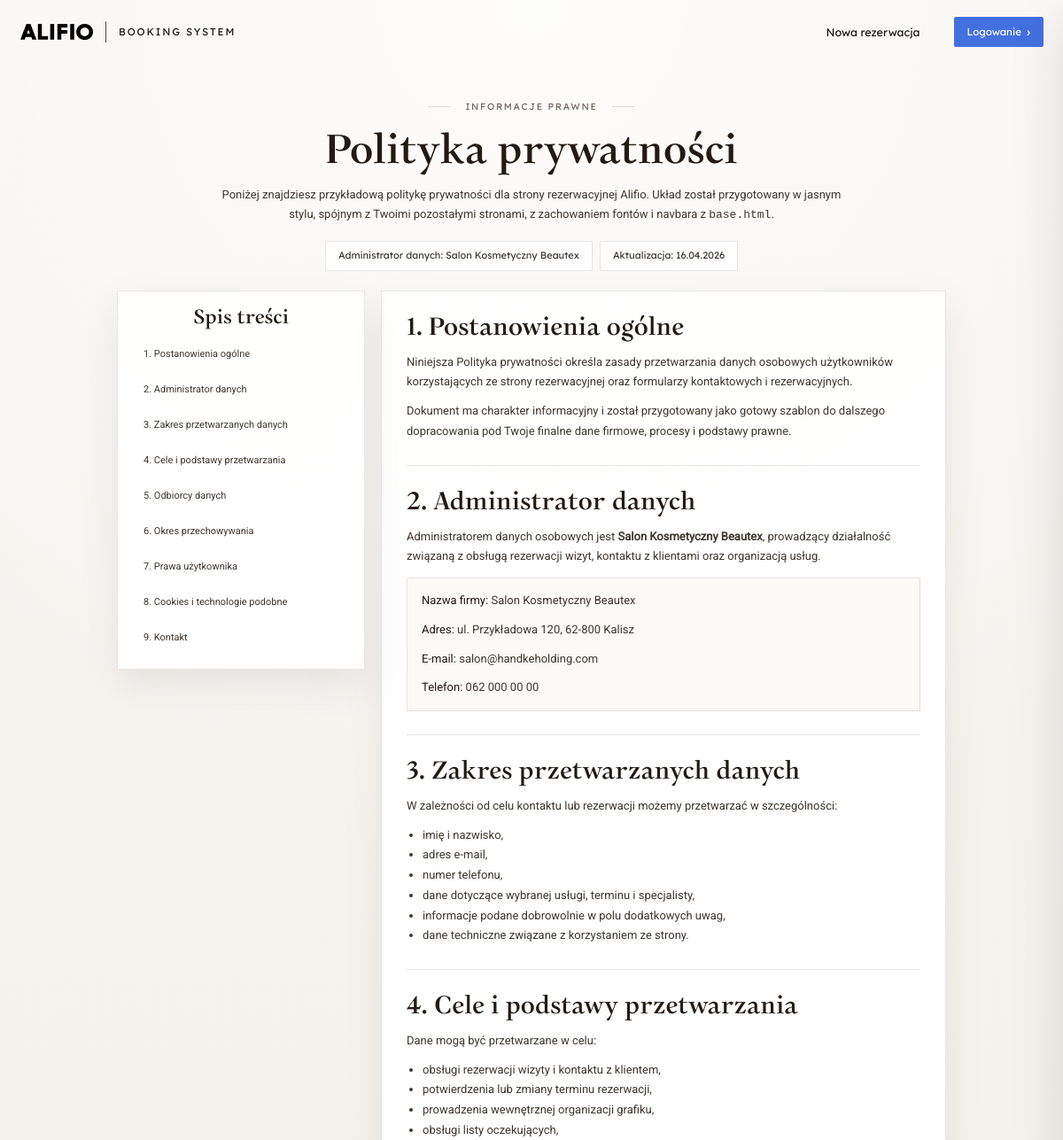
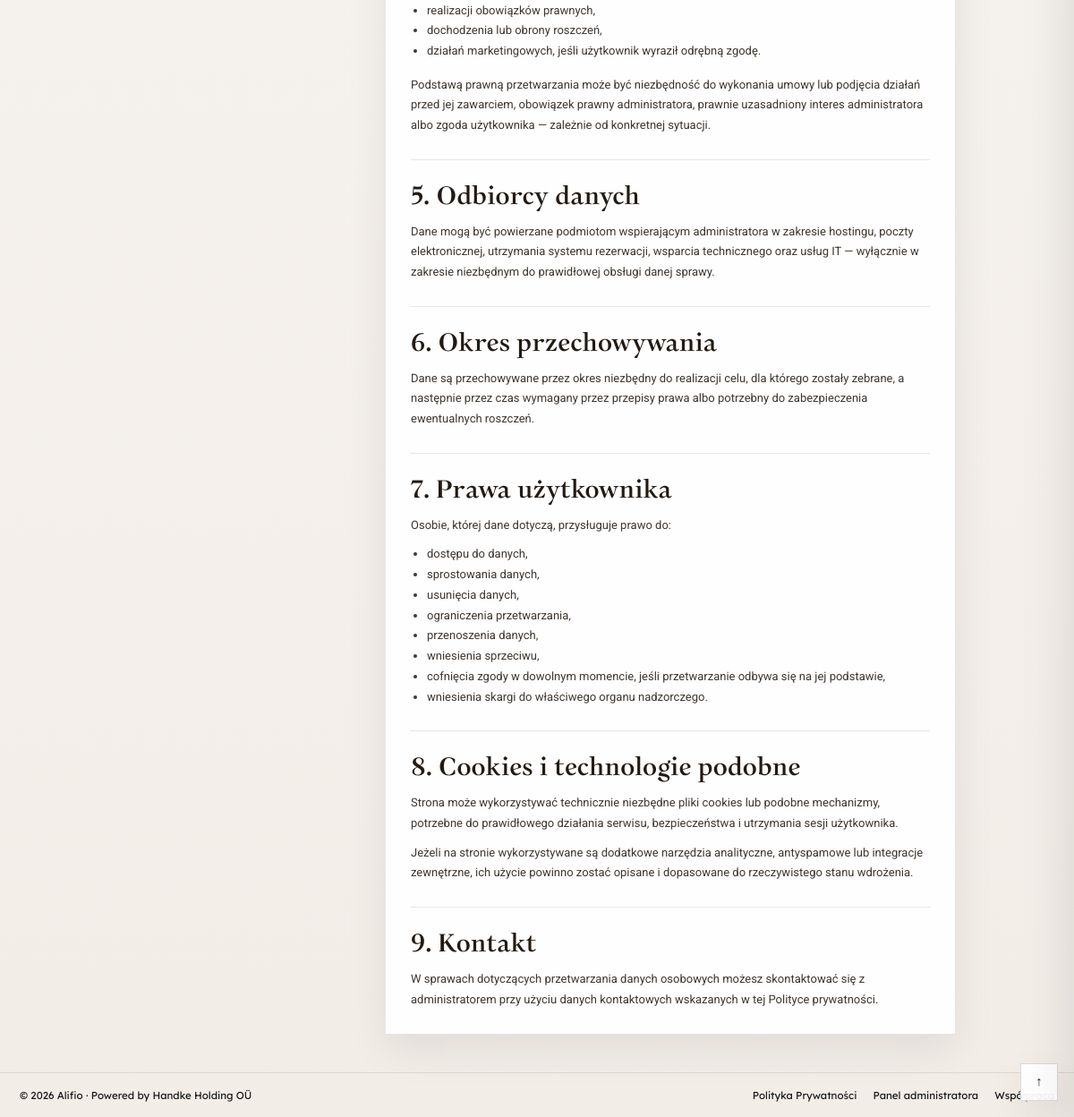
Page /polityka-prywatnosci on the committed database (2 pictures, top to bottom).
### tables this page shows
CREATE TABLE business_settings (
                id INTEGER PRIMARY KEY CHECK (id = 1),
                business_id INTEGER,
                company_name TEXT NOT NULL DEFAULT 'Booking System',
                company_address TEXT DEFAULT '',
                contact_phone TEXT DEFAULT '',
                primary_color TEXT NOT NULL DEFAULT '#1f3c88',
                contact_email TEXT,
                slot_interval_minutes INTEGER NOT NULL DEFAULT 30,
                logo_path TEXT,
                logo_width INTEGER NOT NULL DEFAULT 120,
                logo_height INTEGER NOT NULL DEFAULT 44,
                company_name_size INTEGER NOT NULL DEFAULT 22,
                logo_text_gap INTEGER NOT NULL DEFAULT 12,
                side_panels_enabled INTEGER NOT NULL DEFAULT 1,
                side_panels_autoplay INTEGER NOT NULL DEFAULT 1,
                side_panels_interval INTEGER NOT NULL DEFAULT 6,
                created_at TEXT DEFAULT CURRENT_TIMESTAMP,
                FOREIGN KEY (business_id) REFERENCES businesses(id) ON DELETE CASCADE
            );

### app.py (the view)
@app.route("/polityka-prywatnosci")
def privacy_policy():
    settings = get_settings()
    return render_template(
        "privacy_policy.html",
        page_title="Polityka prywatności",
        settings=settings
    )

### app.py (called while the page is built)
def get_settings():
    conn = get_connection()
    cursor = conn.cursor()
    cursor.execute("SELECT * FROM business_settings WHERE id = 1")
    settings = cursor.fetchone()
    conn.close()
    return settings

### services/db.py (called while the page is built)
def get_connection():
    conn = sqlite3.connect(DATABASE_PATH)
    conn.row_factory = sqlite3.Row
    return conn

### templates/privacy_policy.html (shortened to what this page needs)
{% extends "base.html" %}
{% block body_class %}booking-public-page{% endblock %}
{% block content %}
<div class="privacy-page" id="top">
  <header class="privacy-hero">
    <div class="privacy-kicker">
      <span class="privacy-kicker-line"></span>
      <span class="privacy-kicker-text">Informacje prawne</span>
      <span class="privacy-kicker-line"></span>
    </div>
    <h1 class="privacy-title">Polityka prywatności</h1>
    <p class="privacy-subtitle">
      Poniżej znajdziesz przykładową politykę prywatności dla strony rezerwacyjnej Alifio.
      Układ został przygotowany w jasnym stylu, spójnym z Twoimi pozostałymi stronami,
      z zachowaniem fontów i navbara z <code>base.html</code>.
    </p>
    <div class="privacy-meta">
      <div class="privacy-meta-pill">Administrator danych: {{ settings.company_name or "Nazwa firmy" }}</div>
      <div class="privacy-meta-pill">Aktualizacja: 16.04.2026</div>
    </div>
  </header>
  <div class="privacy-shell">
    <aside class="privacy-toc">
      <h2 class="privacy-toc-title">Spis treści</h2>
      <nav class="privacy-toc-nav">
        <a href="#sec-1" class="privacy-toc-link">1. Postanowienia ogólne</a>
        <a href="#sec-2" class="privacy-toc-link">2. Administrator danych</a>
        <a href="#sec-3" class="privacy-toc-link">3. Zakres przetwarzanych danych</a>
        <a href="#sec-4" class="privacy-toc-link">4. Cele i podstawy przetwarzania</a>
        <a href="#sec-5" class="privacy-toc-link">5. Odbiorcy danych</a>
        <a href="#sec-6" class="privacy-toc-link">6. Okres przechowywania</a>
        <a href="#sec-7" class="privacy-toc-link">7. Prawa użytkownika</a>
        <a href="#sec-8" class="privacy-toc-link">8. Cookies i technologie podobne</a>
        <a href="#sec-9" class="privacy-toc-link">9. Kontakt</a>
      </nav>
    </aside>
    <article class="privacy-content">
      <section class="privacy-section" id="sec-1">
        <h2>1. Postanowienia ogólne</h2>
        <p>
          Niniejsza Polityka prywatności określa zasady przetwarzania danych osobowych użytkowników
          korzystających ze strony rezerwacyjnej oraz formularzy kontaktowych i rezerwacyjnych.
        </p>
        <p>
          Dokument ma charakter informacyjny i został przygotowany jako gotowy szablon do dalszego
          dopracowania pod Twoje finalne dane firmowe, procesy i podstawy prawne.
        </p>
      </section>
      <section class="privacy-section" id="sec-2">
        <h2>2. Administrator danych</h2>
        <p>
          Administratorem danych osobowych jest <strong>{{ settings.company_name or "Nazwa firmy" }}</strong>,
          prowadzący działalność związaną z obsługą rezerwacji wizyt, kontaktu z klientami oraz organizacją usług.
        </p>
        <div class="privacy-card">
          <p><strong>Nazwa firmy:</strong> {{ settings.company_name or "Nazwa firmy" }}</p>
          <p><strong>Adres:</strong> {{ settings.company_address or "Adres firmy" }}</p>
          <p><strong>E-mail:</strong> {{ settings.contact_email or "Adres e-mail" }}</p>
          <p><strong>Telefon:</strong> {{ settings.contact_phone or "Numer telefonu" }}</p>
        </div>
      </section>
      <section class="privacy-section" id="sec-3">
        <h2>3. Zakres przetwarzanych danych</h2>
        <p>W zależności od celu kontaktu lub rezerwacji możemy przetwarzać w szczególności:</p>
        <ul>
          <li>imię i nazwisko,</li>
          <li>adres e-mail,</li>
          <li>numer telefonu,</li>
          <li>dane dotyczące wybranej usługi, terminu i specjalisty,</li>
          <li>informacje podane dobrowolnie w polu dodatkowych uwag,</li>
          <li>dane techniczne związane z korzystaniem ze strony.</li>
        </ul>
      </section>
      <section class="privacy-section" id="sec-4">
        <h2>4. Cele i podstawy przetwarzania</h2>
        <p>Dane mogą być przetwarzane w celu:</p>
        <ul>
          <li>obsługi rezerwacji wizyty i kontaktu z klientem,</li>
          <li>potwierdzenia lub zmiany terminu rezerwacji,</li>
          <li>prowadzenia wewnętrznej organizacji grafiku,</li>
          <li>obsługi listy oczekujących,</li>
          <li>realizacji obowiązków prawnych,</li>
          <li>dochodzenia lub obrony roszczeń,</li>
          <li>działań marketingowych, jeśli użytkownik wyraził odrębną zgodę.</li>
        </ul>
        <p>
          Podstawą prawną przetwarzania może być niezbędność do wykonania umowy lub podjęcia działań
          przed jej zawarciem, obowiązek prawny administratora, prawnie uzasadniony interes administratora
          albo zgoda użytkownika — zależnie od konkretnej sytuacji.
        </p>
      </section>
      <section class="privacy-section" id="sec-5">
        <h2>5. Odbiorcy danych</h2>
        <p>
          Dane mogą być powierzane podmiotom wspierającym administratora w zakresie hostingu,
          poczty elektronicznej, utrzymania systemu rezerwacji, wsparcia technicznego oraz usług IT —
          wyłącznie w zakresie niezbędnym do prawidłowej obsługi danej sprawy.
        </p>
      </section>
      <section class="privacy-section" id="sec-6">
        <h2>6. Okres przechowywania</h2>
        <p>
          Dane są przechowywane przez okres niezbędny do realizacji celu, dla którego zostały zebrane,
          a następnie przez czas wymagany przez przepisy prawa albo potrzebny do zabezpieczenia ewentualnych roszczeń.
        </p>
      </section>
      <section class="privacy-section" id="sec-7">
        <h2>7. Prawa użytkownika</h2>
        <p>Osobie, której dane dotyczą, przysługuje prawo do:</p>
        <ul>
          <li>dostępu do danych,</li>
          <li>sprostowania danych,</li>
          <li>usunięcia danych,</li>
          <li>ograniczenia przetwarzania,</li>
          <li>przenoszenia danych,</li>
          <li>wniesienia sprzeciwu,</li>
          <li>cofnięcia zgody w dowolnym momencie, jeśli przetwarzanie odbywa się na jej podstawie,</li>
          <li>wniesienia skargi do właściwego organu nadzorczego.</li>
        </ul>
      </section>
      <section class="privacy-section" id="sec-8">
        <h2>8. Cookies i technologie podobne</h2>
        <p>
          Strona może wykorzystywać technicznie niezbędne pliki cookies lub podobne mechanizmy,
          potrzebne do prawidłowego działania serwisu, bezpieczeństwa i utrzymania sesji użytkownika.
        </p>
        <p>
          Jeżeli na stronie wykorzystywane są dodatkowe narzędzia analityczne, antyspamowe lub integracje zewnętrzne,
          ich użycie powinno zostać opisane i dopasowane do rzeczywistego stanu wdrożenia.
        </p>
      </section>
      <section class="privacy-section" id="sec-9">
        <h2>9. Kontakt</h2>
        <p>
          W sprawach dotyczących przetwarzania danych osobowych możesz skontaktować się z administratorem
          przy użyciu danych kontaktowych wskazanych w tej Polityce prywatności.
        </p>
      </section>
    </article>
  </div>
  <a href="#top" class="privacy-back-top" aria-label="Wróć do góry">↑</a>
</div>
{% endblock %}

### templates/privacy_policy.html (style rules this page uses)
:root { --pp-bg: #f7f4ef; --pp-surface: rgba(255,255,255,0.94); --pp-surface-2: #fcfaf7; --pp-border: rgba(20, 20, 20, 0.10); --pp-border-strong: rgba(20, 20, 20, 0.16); --pp-text: #221a13; --pp-text-2: #3f372f; --pp-text-3: #6b6258; --pp-accent: var(--primary-color); --pp-shadow: 0 16px 44px rgba(16, 10, 6, 0.08); }
body.booking-public-page { background: radial-gradient(circle at top, rgba(255,255,255,0.78), transparent 40%), linear-gradient(180deg, #f8f5f1 0%, #f2ede7 100%); color: var(--pp-text); }
.privacy-page, .privacy-page * { box-sizing: border-box; }
.privacy-page { width: 100%; color: var(--pp-text); font-family: "RobotoLocal", Arial, sans-serif; }
.privacy-hero { text-align: center; padding: 10px 0 22px; }
.privacy-kicker { display: inline-flex; align-items: center; justify-content: center; gap: 16px; margin-bottom: 18px; }
.privacy-kicker-line { width: 26px; height: 1px; background: rgba(0,0,0,0.14); }
.privacy-kicker-text { color: var(--pp-text-3); font-size: 10.5px; letter-spacing: 0.16em; text-transform: uppercase; font-family: "LexendDecaLocal", Arial, sans-serif; }
.privacy-title { margin: 0; color: var(--pp-text); font-family: "MonomakhLocal", serif; font-size: clamp(30px, 4vw, 46px); font-weight: 400; line-height: 1.04; }
.privacy-subtitle { max-width: 720px; margin: 14px auto 0; color: var(--pp-text-2); font-size: 13px; line-height: 1.7; }
.privacy-meta { display: flex; align-items: center; justify-content: center; flex-wrap: wrap; gap: 8px; margin-top: 18px; }
.privacy-meta-pill { display: inline-flex; align-items: center; justify-content: center; min-height: 34px; padding: 0 14px; border: 1px solid var(--pp-border); background: rgba(255,255,255,0.84); color: var(--pp-text-2); font-size: 11px; font-family: "LexendDecaLocal", Arial, sans-serif; }
.privacy-shell { display: grid; grid-template-columns: 280px minmax(0, 1fr); gap: 18px; align-items: start; }
.privacy-toc, .privacy-content { border: 1px solid var(--pp-border); background: var(--pp-surface); box-shadow: var(--pp-shadow); }
.privacy-toc { position: sticky; top: 92px; padding: 18px; }
.privacy-toc-title { margin: 0 0 12px; color: var(--pp-text); font-family: "MonomakhLocal", serif; font-size: 22px; font-weight: 400; line-height: 1.1; text-align: center; }
.privacy-toc-nav { display: grid; gap: 6px; }
.privacy-toc-link { display: block; padding: 8px 10px; color: var(--pp-text-2); font-size: 11px; line-height: 1.45; text-decoration: none; border: 1px solid transparent; transition: border-color .16s ease, background .16s ease, color .16s ease; }
.privacy-content { padding: 26px 28px; }
.privacy-section + .privacy-section { margin-top: 26px; padding-top: 26px; border-top: 1px solid var(--pp-border); }
.privacy-section h2 { margin: 0 0 12px; color: var(--pp-text); font-family: "MonomakhLocal", serif; font-size: 28px; font-weight: 400; line-height: 1.1; }
.privacy-section p, .privacy-section li { color: var(--pp-text-2); font-size: 13px; line-height: 1.75; }
.privacy-section p { margin: 0; }
.privacy-section p + p, .privacy-section ul, .privacy-section ol { margin-top: 10px; }
.privacy-section ul, .privacy-section ol { padding-left: 18px; }
.privacy-card { margin-top: 12px; padding: 14px 16px; border: 1px solid var(--pp-border); background: var(--pp-surface-2); }
.privacy-card strong { color: var(--pp-text); font-weight: 400; }
.privacy-back-top { position: fixed; right: 18px; bottom: 18px; width: 42px; height: 42px; display: inline-flex; align-items: center; justify-content: center; border: 1px solid var(--pp-border-strong); background: rgba(255,255,255,0.94); color: var(--pp-text); text-decoration: none; box-shadow: var(--pp-shadow); }

### rows in the picture
business_settings: company_name "Salon Kosmetyczny Beautex", company_address "ul. Przykładowa 120, 62-800 Kalisz", contact_email "salon@handkeholding.com", contact_phone "062 000 00 00"
